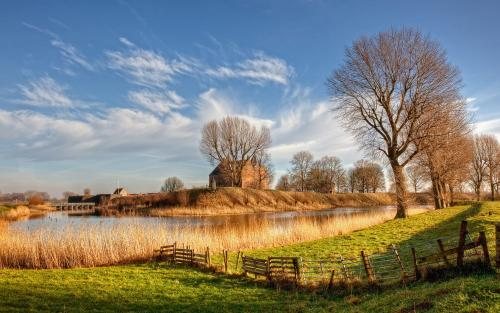
#> input picture beautyful_view.jpg, 500 x 313 px
$ python '14_图像之间的相关性检测.py'
#> lines starting #> are read from the running program, lines starting #| are printed output that depends on the picture
#> further down, src is the input picture: shape (313, 500, 3); mean B, G, R 118.1, 128.9, 130.8
import cv2 as cv
import numpy as np
from matplotlib import pyplot as plt


"""全局直方图均衡化"""
def equalHist_demo(image):
    gray = cv.cvtColor(image, cv.COLOR_RGB2GRAY)
    cv.imshow("gray", gray)
    """equalizeHist：直方图均衡化函数，能够有效增强对比度     -->   文章很好：https://blog.csdn.net/qq_18343569/article/details/48029245"""
    dst = cv.equalizeHist(gray)
    cv.imshow("equalizeHist", dst)

    "我感觉这样处理rgb的效果更好"
    b, g, r = cv.split(image)
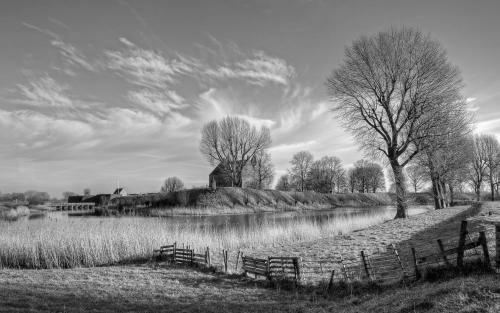
#> g: shape (313, 500); min 0, max 255, mean 128.9
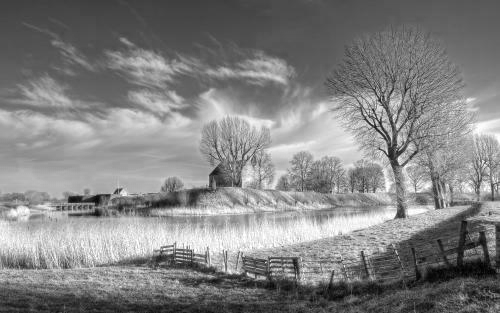
#> r: shape (313, 500); min 0, max 255, mean 130.8
    b_1 = cv.equalizeHist(b)
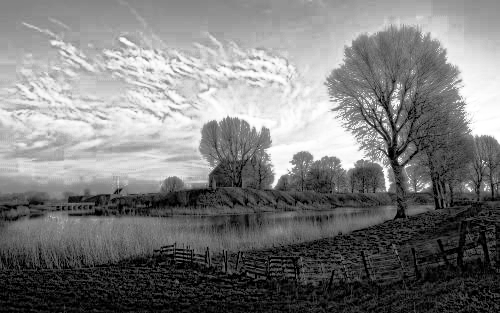
#> b_1: shape (313, 500); min 0, max 255, mean 124.2
    g_1 = cv.equalizeHist(g)
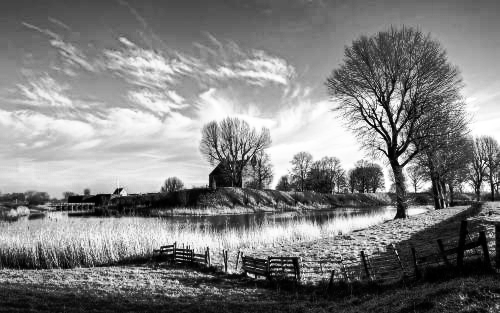
#> g_1: shape (313, 500); min 0, max 255, mean 128.3
    r_1 = cv.equalizeHist(r)
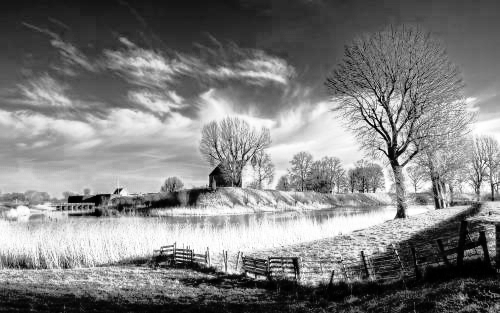
#> r_1: shape (313, 500); min 0, max 255, mean 128.2
    dst = cv.merge([b_1, g_1, r_1])
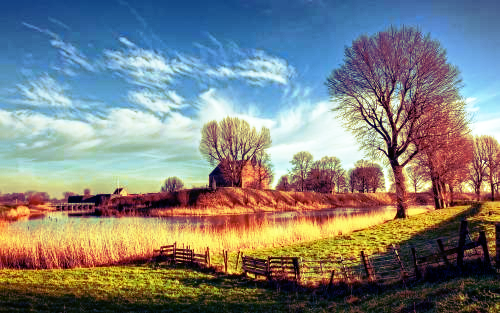
#> dst: shape (313, 500, 3); mean B, G, R 124.2, 128.3, 128.2
    cv.imshow("san tong dao zhi fang tu jun heng hua", dst)

"""局部直方图均衡化"""
def clahe_demo(image):
    gray = cv.cvtColor(image, cv.COLOR_RGB2GRAY)
    clahe = cv.createCLAHE(clipLimit=5.0, tileGridSize=(8, 8))
    dst= clahe.apply(gray)
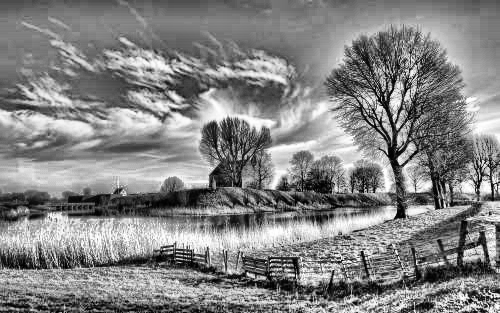
#> dst: shape (313, 500); min 0, max 255, mean 131.9
    cv.imshow("clahe_demo", dst)


src = cv.imread(r"beautyful_view.jpg")
equalHist_demo(src)
clahe_demo(src)
cv.waitKey(0)                  # 显示图片时用
cv.destroyAllWindows()
